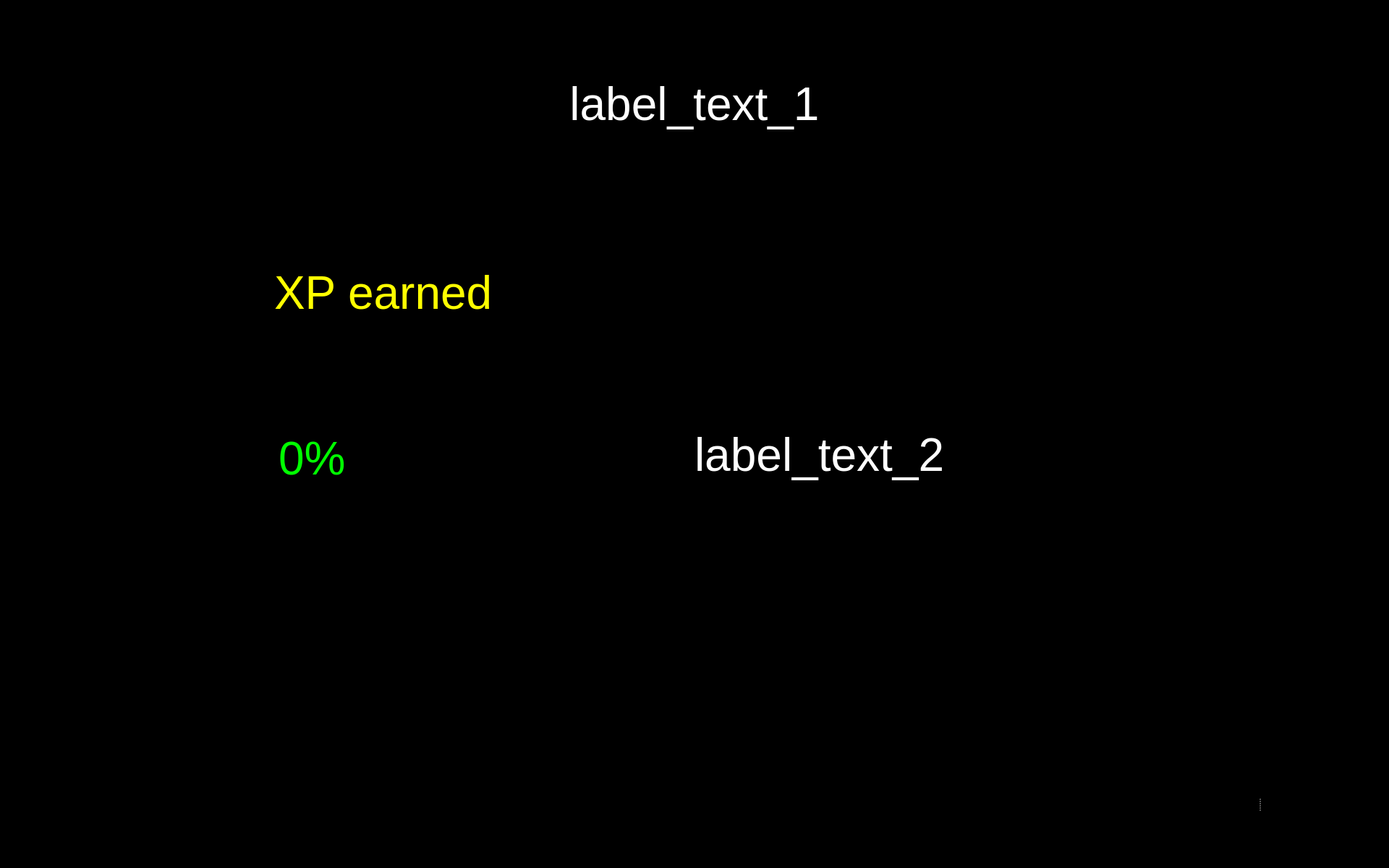
<?xml version="1.0" encoding="UTF-8"?>
<ui version="4.0">
 <class>FoodAssist</class>
 <widget class="QWidget" name="FoodAssist">
  <property name="windowModality">
   <enum>Qt::WindowModal</enum>
  </property>
  <property name="enabled">
   <bool>true</bool>
  </property>
  <property name="geometry">
   <rect>
    <x>0</x>
    <y>0</y>
    <width>1920</width>
    <height>1200</height>
   </rect>
  </property>
  <property name="sizePolicy">
   <sizepolicy hsizetype="Preferred" vsizetype="Preferred">
    <horstretch>0</horstretch>
    <verstretch>0</verstretch>
   </sizepolicy>
  </property>
  <property name="minimumSize">
   <size>
    <width>0</width>
    <height>0</height>
   </size>
  </property>
  <property name="maximumSize">
   <size>
    <width>1920</width>
    <height>1200</height>
   </size>
  </property>
  <property name="windowTitle">
   <string>Food Assist</string>
  </property>
  <property name="windowOpacity">
   <double>1.000000000000000</double>
  </property>
  <property name="styleSheet">
   <string notr="true">background-color: rgb(0, 0, 0);</string>
  </property>
  <widget class="QLabel" name="label_party">
   <property name="geometry">
    <rect>
     <x>800</x>
     <y>260</y>
     <width>300</width>
     <height>300</height>
    </rect>
   </property>
   <property name="text">
    <string/>
   </property>
   <property name="pixmap">
    <pixmap resource="resources/res.qrc">:/img/Partying Face.png</pixmap>
   </property>
   <property name="alignment">
    <set>Qt::AlignCenter</set>
   </property>
  </widget>
  <widget class="QLabel" name="label_text_2">
   <property name="geometry">
    <rect>
     <x>960</x>
     <y>550</y>
     <width>911</width>
     <height>161</height>
    </rect>
   </property>
   <property name="font">
    <font>
     <pointsize>48</pointsize>
    </font>
   </property>
   <property name="styleSheet">
    <string notr="true">color: rgb(255, 255, 255);</string>
   </property>
   <property name="text">
    <string>&lt;html&gt;&lt;head/&gt;&lt;body&gt;&lt;p&gt;&lt;span style=&quot; color:#ffffff;&quot;&gt;label_text_2&lt;/span&gt;&lt;/p&gt;&lt;/body&gt;&lt;/html&gt;</string>
   </property>
   <property name="alignment">
    <set>Qt::AlignLeading|Qt::AlignLeft|Qt::AlignVCenter</set>
   </property>
   <property name="wordWrap">
    <bool>true</bool>
   </property>
  </widget>
  <widget class="QPushButton" name="button_view">
   <property name="enabled">
    <bool>true</bool>
   </property>
   <property name="geometry">
    <rect>
     <x>800</x>
     <y>560</y>
     <width>150</width>
     <height>150</height>
    </rect>
   </property>
   <property name="minimumSize">
    <size>
     <width>81</width>
     <height>81</height>
    </size>
   </property>
   <property name="maximumSize">
    <size>
     <width>150</width>
     <height>150</height>
    </size>
   </property>
   <property name="cursor">
    <cursorShape>OpenHandCursor</cursorShape>
   </property>
   <property name="focusPolicy">
    <enum>Qt::WheelFocus</enum>
   </property>
   <property name="contextMenuPolicy">
    <enum>Qt::DefaultContextMenu</enum>
   </property>
   <property name="layoutDirection">
    <enum>Qt::LeftToRight</enum>
   </property>
   <property name="autoFillBackground">
    <bool>false</bool>
   </property>
   <property name="styleSheet">
    <string notr="true"/>
   </property>
   <property name="icon">
    <iconset resource="resources/res.qrc">
     <normaloff>:/buttons/Button View.svg</normaloff>:/buttons/Button View.svg</iconset>
   </property>
   <property name="iconSize">
    <size>
     <width>144</width>
     <height>144</height>
    </size>
   </property>
   <property name="autoDefault">
    <bool>false</bool>
   </property>
   <property name="default">
    <bool>false</bool>
   </property>
   <property name="flat">
    <bool>true</bool>
   </property>
  </widget>
  <widget class="QWidget" name="widget_2" native="true">
   <property name="geometry">
    <rect>
     <x>1559</x>
     <y>1030</y>
     <width>361</width>
     <height>161</height>
    </rect>
   </property>
   <property name="styleSheet">
    <string notr="true">background-color: rgb(0,0,0);</string>
   </property>
   <widget class="QSplitter" name="splitter_2">
    <property name="geometry">
     <rect>
      <x>6</x>
      <y>6</y>
      <width>351</width>
      <height>150</height>
     </rect>
    </property>
    <property name="frameShape">
     <enum>QFrame::NoFrame</enum>
    </property>
    <property name="frameShadow">
     <enum>QFrame::Plain</enum>
    </property>
    <property name="lineWidth">
     <number>0</number>
    </property>
    <property name="orientation">
     <enum>Qt::Horizontal</enum>
    </property>
    <property name="opaqueResize">
     <bool>false</bool>
    </property>
    <property name="handleWidth">
     <number>53</number>
    </property>
    <property name="childrenCollapsible">
     <bool>false</bool>
    </property>
    <widget class="QPushButton" name="button_restart">
     <property name="enabled">
      <bool>true</bool>
     </property>
     <property name="minimumSize">
      <size>
       <width>81</width>
       <height>81</height>
      </size>
     </property>
     <property name="maximumSize">
      <size>
       <width>150</width>
       <height>150</height>
      </size>
     </property>
     <property name="cursor">
      <cursorShape>OpenHandCursor</cursorShape>
     </property>
     <property name="focusPolicy">
      <enum>Qt::WheelFocus</enum>
     </property>
     <property name="contextMenuPolicy">
      <enum>Qt::DefaultContextMenu</enum>
     </property>
     <property name="layoutDirection">
      <enum>Qt::LeftToRight</enum>
     </property>
     <property name="autoFillBackground">
      <bool>false</bool>
     </property>
     <property name="styleSheet">
      <string notr="true"/>
     </property>
     <property name="icon">
      <iconset>
       <normaloff>resources/Button Restart.svg</normaloff>resources/Button Restart.svg</iconset>
     </property>
     <property name="iconSize">
      <size>
       <width>144</width>
       <height>144</height>
      </size>
     </property>
     <property name="autoDefault">
      <bool>false</bool>
     </property>
     <property name="default">
      <bool>false</bool>
     </property>
     <property name="flat">
      <bool>true</bool>
     </property>
    </widget>
    <widget class="QPushButton" name="button_exit">
     <property name="enabled">
      <bool>true</bool>
     </property>
     <property name="minimumSize">
      <size>
       <width>81</width>
       <height>81</height>
      </size>
     </property>
     <property name="maximumSize">
      <size>
       <width>150</width>
       <height>150</height>
      </size>
     </property>
     <property name="cursor">
      <cursorShape>OpenHandCursor</cursorShape>
     </property>
     <property name="focusPolicy">
      <enum>Qt::WheelFocus</enum>
     </property>
     <property name="contextMenuPolicy">
      <enum>Qt::DefaultContextMenu</enum>
     </property>
     <property name="icon">
      <iconset resource="resources/res.qrc">
       <normaloff>:/buttons/Button Exit.svg</normaloff>:/buttons/Button Exit.svg</iconset>
     </property>
     <property name="iconSize">
      <size>
       <width>144</width>
       <height>144</height>
      </size>
     </property>
     <property name="autoDefault">
      <bool>false</bool>
     </property>
     <property name="default">
      <bool>false</bool>
     </property>
     <property name="flat">
      <bool>true</bool>
     </property>
    </widget>
   </widget>
  </widget>
  <widget class="QLabel" name="label_text_1">
   <property name="geometry">
    <rect>
     <x>40</x>
     <y>20</y>
     <width>1840</width>
     <height>250</height>
    </rect>
   </property>
   <property name="font">
    <font>
     <pointsize>48</pointsize>
    </font>
   </property>
   <property name="styleSheet">
    <string notr="true">color: rgb(255, 255, 255);</string>
   </property>
   <property name="text">
    <string>&lt;html&gt;&lt;head/&gt;&lt;body&gt;&lt;p&gt;&lt;span style=&quot; color:#ffffff;&quot;&gt;label_text_1&lt;/span&gt;&lt;/p&gt;&lt;/body&gt;&lt;/html&gt;</string>
   </property>
   <property name="alignment">
    <set>Qt::AlignCenter</set>
   </property>
   <property name="wordWrap">
    <bool>true</bool>
   </property>
  </widget>
  <widget class="QWidget" name="widget_xp" native="true">
   <property name="geometry">
    <rect>
     <x>230</x>
     <y>330</y>
     <width>450</width>
     <height>150</height>
    </rect>
   </property>
   <widget class="QWidget" name="horizontalLayoutWidget">
    <property name="geometry">
     <rect>
      <x>0</x>
      <y>0</y>
      <width>451</width>
      <height>152</height>
     </rect>
    </property>
    <layout class="QHBoxLayout" name="horizontalLayout">
     <item>
      <widget class="QLabel" name="xp_bolt">
       <property name="maximumSize">
        <size>
         <width>150</width>
         <height>150</height>
        </size>
       </property>
       <property name="text">
        <string/>
       </property>
       <property name="pixmap">
        <pixmap resource="resources/res.qrc">:/img/XP Bolt.svg</pixmap>
       </property>
      </widget>
     </item>
     <item>
      <widget class="QLabel" name="label_text_xp">
       <property name="font">
        <font>
         <pointsize>48</pointsize>
        </font>
       </property>
       <property name="styleSheet">
        <string notr="true">color: rgb(255, 255, 0);</string>
       </property>
       <property name="text">
        <string>&lt;html&gt;&lt;head/&gt;&lt;body&gt;&lt;p&gt;&lt;span style=&quot; color:#ffff00;&quot;&gt;XP earned&lt;/span&gt;&lt;/p&gt;&lt;/body&gt;&lt;/html&gt;</string>
       </property>
       <property name="alignment">
        <set>Qt::AlignLeading|Qt::AlignLeft|Qt::AlignVCenter</set>
       </property>
       <property name="wordWrap">
        <bool>true</bool>
       </property>
      </widget>
     </item>
    </layout>
   </widget>
  </widget>
  <widget class="QWidget" name="widget_score" native="true">
   <property name="geometry">
    <rect>
     <x>230</x>
     <y>560</y>
     <width>450</width>
     <height>150</height>
    </rect>
   </property>
   <widget class="QWidget" name="horizontalLayoutWidget_2">
    <property name="geometry">
     <rect>
      <x>-1</x>
      <y>-1</y>
      <width>451</width>
      <height>152</height>
     </rect>
    </property>
    <layout class="QHBoxLayout" name="horizontalLayout_2">
     <item>
      <widget class="QLabel" name="score_bar">
       <property name="enabled">
        <bool>true</bool>
       </property>
       <property name="sizePolicy">
        <sizepolicy hsizetype="Preferred" vsizetype="Preferred">
         <horstretch>0</horstretch>
         <verstretch>0</verstretch>
        </sizepolicy>
       </property>
       <property name="maximumSize">
        <size>
         <width>150</width>
         <height>150</height>
        </size>
       </property>
       <property name="text">
        <string/>
       </property>
       <property name="pixmap">
        <pixmap>:/img/SCORE Bar.svg</pixmap>
       </property>
      </widget>
     </item>
     <item>
      <widget class="QLabel" name="label_text_score">
       <property name="font">
        <font>
         <pointsize>48</pointsize>
        </font>
       </property>
       <property name="styleSheet">
        <string notr="true">color: rgb(0, 255, 0);</string>
       </property>
       <property name="text">
        <string>&lt;html&gt;&lt;head/&gt;&lt;body&gt;&lt;p&gt;&lt;span style=&quot; color:#00ff00;&quot;&gt;0%&lt;/span&gt;&lt;/p&gt;&lt;/body&gt;&lt;/html&gt;</string>
       </property>
       <property name="alignment">
        <set>Qt::AlignLeading|Qt::AlignLeft|Qt::AlignVCenter</set>
       </property>
       <property name="wordWrap">
        <bool>true</bool>
       </property>
      </widget>
     </item>
    </layout>
   </widget>
  </widget>
  <zorder>label_text_1</zorder>
  <zorder>label_party</zorder>
  <zorder>button_view</zorder>
  <zorder>label_text_2</zorder>
  <zorder>widget_2</zorder>
  <zorder>widget_xp</zorder>
  <zorder>widget_score</zorder>
 </widget>
 <resources>
  <include location="resources/res.qrc"/>
 </resources>
 <connections/>
</ui>
